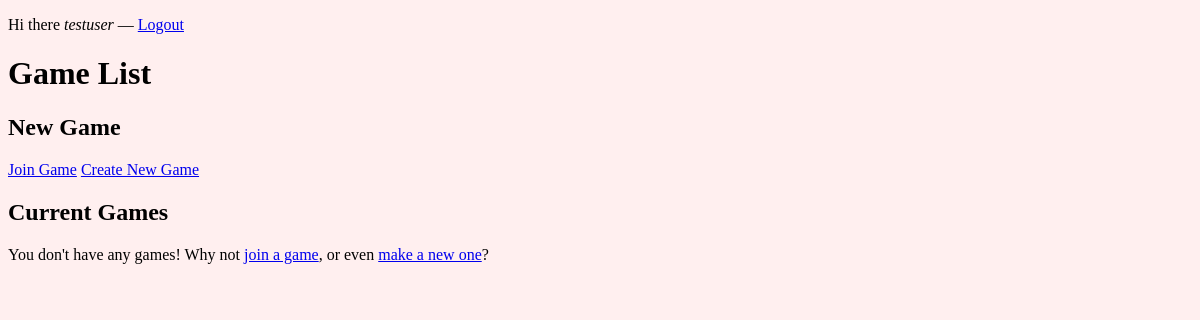
/game (signed in), run on an earlier commit of the app's database.
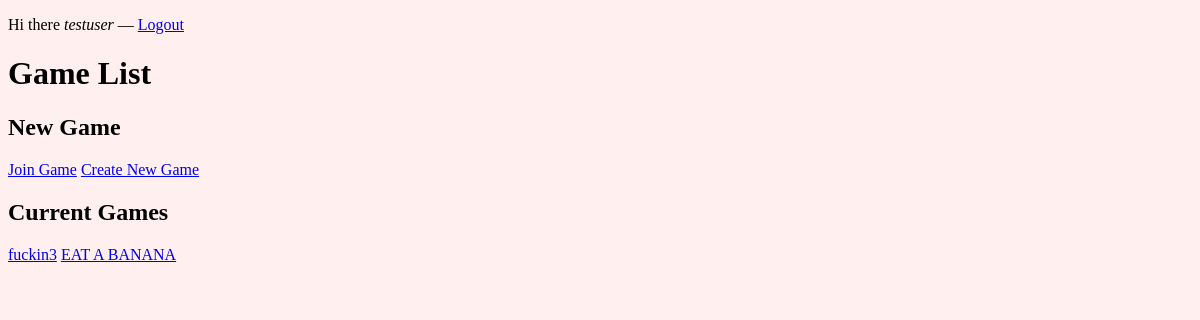
And on a later commit of the database.
### peppercat/models.py (models this page shows, shortened)
class User(db.Model):
	__tablename__ = 'users'
	id       = db.Column(db.Integer, primary_key = True)
	email    = db.Column(db.String(), unique = True)
	username = db.Column(db.String(), unique = True)
	password = db.Column(db.String())
	games = db.relationship('Game', secondary = users_games, backref = db.backref('users', lazy = 'dynamic'))

class Game(db.Model):
	__tablename__ = 'games'
	id            = db.Column(db.Integer, primary_key = True)
	name          = db.Column(db.String())
	date          = db.Column(db.DateTime())
	private       = db.Column(db.Boolean())
	current_scene = db.Column(db.Integer, db.ForeignKey('scenes.id'))

### peppercat/routes.py (the view)
@app.route('/game')
def gamelist():
	if 'email' not in session:
		return redirect(url_for('login'))
	gamelist = User.query.filter_by(email = session['email']).first().games
	return render_template('gamelist.html', gamelist = gamelist, user = session['username'])

### peppercat/templates/gamelist.html
{% extends "layout.html" %}
{% block content %}
	<p>Hi there <em>{{ user }}</em> &mdash; <a href="{{ url_for('logout') }}">Logout</a></p>
	<h1>Game List</h1>
	<h2>New Game</h2>
	<a href="{{ url_for('join_game') }}">Join Game</a>
	<a href="{{ url_for('create_game') }}">Create New Game</a>
	<h2>Current Games</h2>
	{% if gamelist %}
		{% for game in gamelist %}
			<a href="{{ url_for('game', game = game.id) }}">{{ game.name }}</a>
		{% endfor %}
	{% endif %}
	{% if not gamelist %}
		<p>You don't have any games! Why not <a href="{{ url_for('join_game') }}">join a game</a>, or even <a href="{{ url_for('create_game') }}">make a new one</a>?</p>
	{% endif %}
{% endblock %}

### peppercat/templates/layout.html (shortened to what this page needs)
<!doctype html>
<html lang="en">
<head>
    <link rel="stylesheet" href="{{ url_for('static', filename='css/main.css') }}">
</head>
<body>
{% block content %}
{% endblock %}
</body>
</html>

### peppercat/client/css/main.css (style rules this page uses)
body { background-color: #ffefef; }

What changed in the data, as far as the page shows it:
added Game: name "fuckin3"
added Game: name "EAT A BANANA"
Also different on the page:
text no longer shown: "You don't have any games! Why not join a game , or even make a new one ?"
